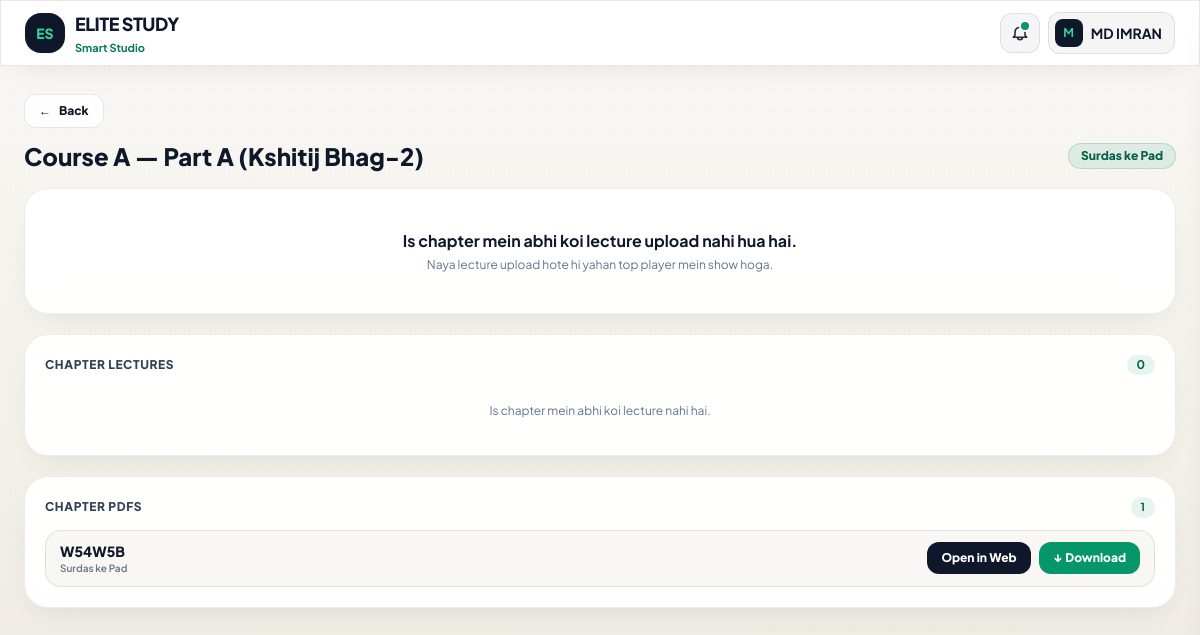
Page /chapter/hindi/course-a-kshitij?chapter=Surdas+ke+Pad (signed in) on the committed database.
### tables this page shows
CREATE TABLE users (
            id INTEGER PRIMARY KEY AUTOINCREMENT,
            name TEXT NOT NULL,
            avatar TEXT DEFAULT '',
            is_blocked INTEGER DEFAULT 0,
            created_at TEXT NOT NULL
        );

CREATE TABLE pdfs (
            id INTEGER PRIMARY KEY AUTOINCREMENT,
            subject_key TEXT NOT NULL,
            subportal_slug TEXT NOT NULL,
            chapter_name TEXT NOT NULL,
            title TEXT NOT NULL,
            pdf_filename TEXT NOT NULL,
            created_at TEXT NOT NULL
        );

### app.py (the view, shortened to what this page needs)
@app.route("/chapter/<subject_key>/<subportal_slug>")
@require_user
def chapter_view(subject_key, subportal_slug):
    user = get_current_user()
    subject = SYLLABUS_DATA.get(subject_key)
    if not subject:
        return redirect(url_for("dashboard"))
    subportal = next(
        (sp for sp in subject["subportals"] if sp["slug"] == subportal_slug),
        None
    )
    if not subportal:
        return redirect(url_for("subject_view", subject_key=subject_key))
    selected_chapter = request.args.get("chapter") or subportal["chapters"][0]
    if selected_chapter not in subportal["chapters"]:
        selected_chapter = subportal["chapters"][0]
    active_lecture_id = request.args.get("lecture_id", type=int)
    conn = get_db()
    try:
        lectures = [
            dict(r) for r in conn.execute(
                """
                SELECT * FROM lectures
                WHERE subject_key = ? AND subportal_slug = ? AND chapter_name = ?
                ORDER BY id ASC
                """,
                (subject_key, subportal_slug, selected_chapter)
            ).fetchall()
        ]
        pdfs = [
            dict(r) for r in conn.execute(
                """
                SELECT * FROM pdfs
                WHERE subject_key = ? AND subportal_slug = ? AND chapter_name = ?
                ORDER BY id DESC
                """,
                (subject_key, subportal_slug, selected_chapter)
            ).fetchall()
        ]
        active_lecture = None
        if lectures:
            if active_lecture_id:
                active_lecture = next((l for l in lectures if l["id"] == active_lecture_id), lectures[0])
            else:
                active_lecture = lectures[0]
        user_reaction = None
        comments_tree = []
    finally:
        conn.close()
    return render_template(
        "chapter.html",
        subject_key=subject_key,
        subject=subject,
        subportal=subportal,
        selected_chapter=selected_chapter,
        lectures=lectures,
        pdfs=pdfs,
        active_lecture=active_lecture,
        user_reaction=user_reaction,
        comments=comments_tree
    )

### templates/chapter.html (shortened to what this page needs)
{% extends "layout.html" %}
{% block content %}
<div class="mb-4">
  <a href="{{ url_for('subject_view', subject_key=subject_key) }}"
    class="inline-flex items-center gap-2 px-3.5 py-2 rounded-xl bg-white/90 hover:bg-white border border-slate-900/10 text-xs font-extrabold text-slate-900 shadow-xs transition">
    <span>←</span>
    <span>Back</span>
  </a>
  <div class="flex flex-wrap items-center justify-between gap-2 mt-3">
    <h1 class="text-lg sm:text-2xl font-extrabold text-slate-900">{{ subportal.title }}</h1>
    <span class="text-xs font-extrabold px-3 py-1 rounded-full bg-emerald-600/10 text-emerald-800 border border-emerald-600/20">
      {{ selected_chapter }}
    </span>
  </div>
</div>
<section id="topLecturePlayerSection" class="mb-5">
  <div id="protectedLectureBox" class="day-surface rounded-3xl overflow-hidden" oncontextmenu="return false;">
    {% if active_lecture %}
      <div class="relative bg-slate-950 aspect-video w-full select-none">
        <video id="mainLectureVideo"
          controls
          controlsList="nodownload noplaybackrate"
          disablePictureInPicture
          preload="auto"
          playsinline
          webkit-playsinline
          onloadedmetadata="updateExactDuration()"
          onplay="markRealViewOnce({{ active_lecture.id }})"
          ontimeupdate="updateProgressBar()"
          class="w-full h-full object-contain bg-slate-950">
          <source src="{{ url_for('serve_video', filename=active_lecture.video_filename) }}">
          {% if active_lecture.caption_filename %}
            <track label="Captions" kind="subtitles" srclang="hi" src="{{ url_for('serve_caption', filename=active_lecture.caption_filename) }}" default>
          {% endif %}
        </video>
        <div class="pointer-events-none absolute top-3 right-3 px-2.5 py-1 rounded-lg bg-slate-950/60 border border-white/10 text-[10px] font-bold text-white/85">
          EDUPATH • {{ current_user.name }}
        </div>
      </div>
      <div class="w-full h-1.5 bg-slate-900/10">
        <div id="videoProgressFill" class="h-full bg-emerald-600 transition-all duration-100" style="width: 0%;"></div>
      </div>
      <div class="p-4 sm:p-6">
        <div class="flex flex-wrap items-center justify-between gap-2 text-xs font-bold text-emerald-700 mb-1.5">
          <span>
            {{ selected_chapter }} • Duration:
            <span id="autoDurationText" class="text-slate-900">Detecting...</span>
            <span class="text-slate-400 mx-1">|</span>
            <span id="progressPercentText" class="text-emerald-700">0%</span> watched
          </span>
          <span class="text-slate-600 font-extrabold">
            <span id="realViewsCount">{{ active_lecture.views_count }}</span> views
          </span>
        </div>
        <h2 id="activeLectureTitle" class="text-lg sm:text-2xl font-extrabold text-slate-900">{{ active_lecture.title }}</h2>
        {% if active_lecture.description %}
          <p class="text-xs sm:text-sm text-slate-600 mt-2 leading-relaxed whitespace-pre-line">{{ active_lecture.description }}</p>
        {% endif %}
        <div class="mt-4 pt-4 border-t border-slate-900/10 flex flex-wrap items-center justify-between gap-3">
          <div class="flex flex-wrap items-center gap-2">
            <button id="likeBtn" type="button" onclick="reactLecture({{ active_lecture.id }}, 'like')"
              class="px-3.5 py-2 rounded-xl border text-xs font-extrabold transition cursor-pointer flex items-center gap-1.5
              {% if user_reaction == 'like' %}bg-emerald-600 text-white border-emerald-600{% else %}bg-[#f8f7f4] hover:bg-emerald-50 text-slate-900 border-slate-900/15{% endif %}">
              <span>Like</span>
              <span id="likesCountText">{{ active_lecture.likes_count }}</span>
            </button>
            <button id="unlikeBtn" type="button" onclick="reactLecture({{ active_lecture.id }}, 'unlike')"
              class="px-3.5 py-2 rounded-xl border text-xs font-extrabold transition cursor-pointer flex items-center gap-1.5
              {% if user_reaction == 'unlike' %}bg-rose-600 text-white border-rose-600{% else %}bg-[#f8f7f4] hover:bg-rose-50 text-slate-900 border-slate-900/15{% endif %}">
              <span>Dislike</span>
              <span id="unlikesCountText">{{ active_lecture.unlikes_count }}</span>
            </button>
            <button type="button" onclick="shareLectureLink()"
              class="px-3.5 py-2 rounded-xl bg-slate-900 hover:bg-emerald-700 text-white text-xs font-extrabold transition cursor-pointer">
              Share
            </button>
          </div>
          <div class="flex flex-wrap items-center gap-2">
            <button type="button" onclick="seekBy(-10)"
              class="px-3 py-2 rounded-xl bg-slate-900/[0.05] hover:bg-slate-900/[0.1] text-xs font-bold text-slate-800 cursor-pointer">
              -10s
            </button>
            <button type="button" onclick="seekBy(10)"
              class="px-3 py-2 rounded-xl bg-slate-900/[0.05] hover:bg-slate-900/[0.1] text-xs font-bold text-slate-800 cursor-pointer">
              +10s
            </button>
            <select id="speedSelect" onchange="setPlaybackSpeed(this.value)"
              class="px-2.5 py-1.5 rounded-xl bg-[#f7f5f0] border border-slate-900/15 text-xs font-bold text-slate-900">
              <option value="0.75">0.75x</option>
              <option value="1" selected>1x</option>
              <option value="1.25">1.25x</option>
              <option value="1.5">1.5x</option>
              <option value="1.75">1.75x</option>
              <option value="2">2x</option>
            </select>
          </div>
        </div>
      </div>
    {% else %}
      <div class="p-8 sm:p-10 text-center">
        <p class="text-base font-bold text-slate-900">Is chapter mein abhi koi lecture upload nahi hua hai.</p>
        <p class="text-xs text-slate-500 mt-1">Naya lecture upload hote hi yahan top player mein show hoga.</p>
      </div>
    {% endif %}
  </div>
</section>
<section class="day-surface rounded-3xl p-3.5 sm:p-5 mb-5">
  <div class="flex items-center justify-between mb-3">
    <h3 class="text-xs font-extrabold uppercase tracking-wider text-slate-700">Chapter Lectures</h3>
    <span class="text-xs font-bold px-2.5 py-0.5 rounded-full bg-emerald-600/10 text-emerald-800">
      {{ lectures|length }}
    </span>
  </div>
  <div class="flex flex-col gap-2">
    {% for lec in lectures %}
      {% set is_current = active_lecture and lec.id == active_lecture.id %}
      <a href="{{ url_for('chapter_view', subject_key=subject_key, subportal_slug=subportal.slug, chapter=selected_chapter, lecture_id=lec.id) }}#topLecturePlayerSection"
         class="w-full min-h-[56px] px-3.5 py-2 rounded-2xl flex items-center justify-between gap-3 border transition
         {% if is_current %}
           bg-emerald-50 border-emerald-600 text-slate-900 shadow-xs
         {% else %}
           bg-[#f8f7f4] hover:bg-white border-slate-900/10 text-slate-800
         {% endif %}">
        <div class="flex items-center gap-2.5 min-w-0">
          <span class="text-xs font-extrabold px-2.5 py-1 rounded-lg bg-slate-900 text-emerald-400 shrink-0">
            Lecture {{ loop.index }}
          </span>
          <div class="min-w-0">
            <div class="text-xs sm:text-sm font-extrabold truncate">{{ lec.title }}</div>
            <div class="text-[10px] text-slate-500 font-semibold">{{ lec.views_count }} views • {{ lec.likes_count }} likes</div>
          </div>
        </div>
        <span class="text-xs font-extrabold px-3 py-1 rounded-xl shrink-0
          {% if is_current %}bg-emerald-600 text-white{% else %}bg-slate-900/[0.07] text-slate-800{% endif %}">
          {% if is_current %}Playing{% else %}Open{% endif %}
        </span>
      </a>
    {% else %}
      <div class="py-4 text-center text-xs text-slate-500">Is chapter mein abhi koi lecture nahi hai.</div>
    {% endfor %}
  </div>
</section>
{% if pdfs %}
<section id="chapterPdfsSection" class="day-surface rounded-3xl p-4 sm:p-5 mb-5">
  <div class="flex items-center justify-between gap-2 mb-3">
    <h3 class="text-xs font-extrabold uppercase tracking-wider text-slate-700">Chapter PDFs</h3>
    <span class="text-[11px] font-bold px-2.5 py-0.5 rounded-full bg-emerald-600/10 text-emerald-800">
      {{ pdfs|length }}
    </span>
  </div>
  <div class="flex flex-col gap-2.5">
    {% for p in pdfs %}
      {% set view_url = url_for('serve_pdf', filename=p.pdf_filename) %}
      {% set dl_url = url_for('download_pdf', filename=p.pdf_filename) %}
      <div class="w-full min-h-[52px] px-3.5 py-2.5 rounded-2xl bg-[#f8f7f4] border border-slate-900/10 flex flex-col sm:flex-row sm:items-center justify-between gap-2.5">
        <div class="min-w-0">
          <div class="text-xs sm:text-sm font-extrabold text-slate-900 truncate">{{ p.title }}</div>
          <div class="text-[10px] text-slate-500 font-semibold">{{ selected_chapter }}</div>
        </div>
        <div class="flex items-center gap-2 shrink-0">
          <button type="button"
            onclick='openPdfInWeb({{ p.title | tojson }}, {{ view_url | tojson }}, {{ dl_url | tojson }})'
            class="px-3.5 py-2 rounded-xl bg-slate-900 hover:bg-emerald-700 text-white text-xs font-extrabold transition cursor-pointer">
            Open in Web
          </button>
          <a href="{{ dl_url }}" download
            class="px-3.5 py-2 rounded-xl bg-emerald-600 hover:bg-emerald-700 text-white text-xs font-extrabold transition inline-flex items-center gap-1">
            <span>↓</span>
            <span>Download</span>
          </a>
        </div>
      </div>
    {% endfor %}
  </div>
</section>
{% endif %}
{% endblock %}

### templates/layout.html (shortened to what this page needs)
<!DOCTYPE html>
<html lang="en">
<head>
  <script src="https://cdn.tailwindcss.com"></script>
</head>
<body class="antialiased selection:bg-emerald-600/15 selection:text-emerald-950">
  {% if current_user %}
  <header class="sticky top-0 z-40 day-surface border-b border-slate-900/10">
    <div class="max-w-7xl mx-auto px-3.5 sm:px-6 h-16 flex items-center justify-between gap-2">
      <a href="{{ url_for('dashboard') }}" class="flex items-center gap-2.5 min-w-0">
        <div class="w-10 h-10 rounded-2xl bg-slate-900 text-emerald-400 flex items-center justify-center font-extrabold text-sm shadow-sm shrink-0">
          ES
        </div>
        <div class="min-w-0">
          <div class="text-sm sm:text-lg font-extrabold tracking-tight text-slate-900 leading-none truncate">ELITE STUDY</div>
          <div class="text-[10px] sm:text-[11px] text-emerald-700 font-bold mt-0.5 truncate">Smart Studio</div>
        </div>
      </a>
      <div class="flex items-center gap-2 shrink-0">
        <div class="relative">
          <button id="bellBtn" type="button" onclick="toggleBellMenu()"
            class="relative w-10 h-10 rounded-xl bg-slate-900/[0.04] hover:bg-slate-900/[0.08] border border-slate-900/10 flex items-center justify-center transition cursor-pointer">
            <svg class="w-5 h-5 text-slate-800" fill="none" stroke="currentColor" stroke-width="1.9" viewBox="0 0 24 24">
              <path stroke-linecap="round" stroke-linejoin="round" d="M15 17h5l-1.4-1.4A2 2 0 0118 14.2V11a6 6 0 10-12 0v3.2c0 .5-.2 1-.6 1.4L4 17h5m6 0a3 3 0 11-6 0h6z"/>
            </svg>
            {% if notifications is defined and notifications|length > 0 %}
            <span class="absolute top-2 right-2.5 w-2 h-2 rounded-full bg-emerald-600 ring-2 ring-white"></span>
            {% endif %}
          </button>
        </div>
        <button type="button" onclick="openProfileDrawer()"
          class="flex items-center gap-2 pl-1.5 pr-2.5 sm:pr-3 py-1.5 rounded-xl bg-slate-900/[0.04] hover:bg-slate-900/[0.08] border border-slate-900/10 transition cursor-pointer">
          {% if current_user.avatar %}
            <img src="{{ url_for('serve_avatar', filename=current_user.avatar) }}" alt="{{ current_user.name }}"
              class="w-7 h-7 rounded-lg object-cover shrink-0 border border-slate-900/10">
          {% else %}
            <div class="w-7 h-7 rounded-lg bg-slate-900 text-emerald-400 font-bold text-xs flex items-center justify-center shrink-0">
              {{ current_user.name[0]|upper }}
            </div>
          {% endif %}
          <span class="text-xs sm:text-sm font-bold text-slate-900 max-w-[82px] sm:max-w-[140px] truncate">{{ current_user.name }}</span>
        </button>
      </div>
    </div>
  </header>
  {% endif %}
  <main class="max-w-7xl mx-auto px-3.5 sm:px-6 py-4 sm:py-7 pb-16">
    {% block content %}{% endblock %}
  </main>
</body>
</html>

### rows in the picture
users: name "M", name "MD IMRAN"
pdfs: chapter_name "Surdas ke Pad", title "W54W5B"

### other values in the picture
{{ subportal.title }} "Course A — Part A (Kshitij Bhag-2)"
{{ lectures|length }} "0"
{{ pdfs|length }} "1"
